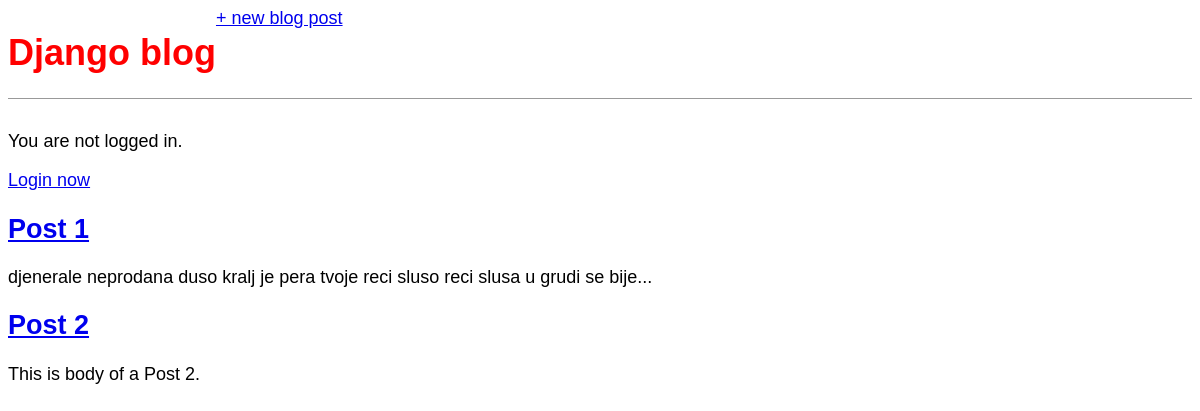
The page / on the database its author committed.
### blog/models.py (models this page shows, shortened)
class Post(models.Model):
    title = models.CharField(max_length=200)
    author = models.ForeignKey(
        'auth.User',
        on_delete=models.CASCADE,  # for all many-to-one relationships we must to specify on_delete!
    )
    body = models.TextField()

### blog/views.py (the view)
# urls.py: path('', views.BlogListView.as_view(), name='home'),
class BlogListView(ListView):
    model = Post
    template_name = 'home.html'

### templates/home.html
{% extends 'base.html' %}
{% block content %}
{% for post in object_list %}
<div class="post-entry">
    <h2><a href="{% url 'post_detail' post.pk %}">{{ post.title }}</a></h2>
    <p>{{ post.body }}</p>
</div>
{% endfor %}
{% endblock content %}

### static/css/base.css (style rules this page uses)
body { font-family: 'Source Sans Pro', sans-serif; font-size: 18px; }

### rows shown on the page
Post: title "Post 1", body "djenerale neprodana duso kralj je pera tvoje reci sluso reci slusa u grudi se bije..."
Post: title "Post 2", body "This is body of a Post 2."
